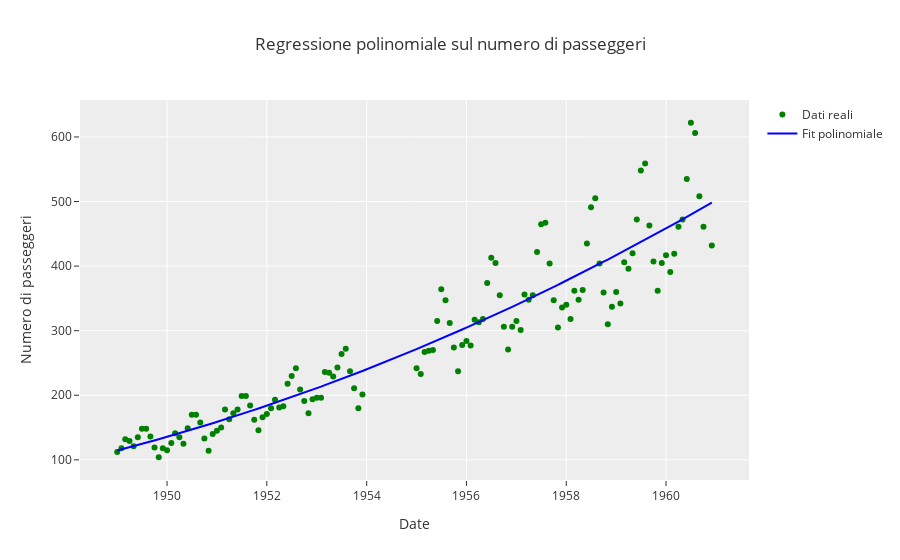

This figure's notebook cell:
### Markdown cell above
### Es 1
Hai a disposizione un file `data.csv` contenente dati mensili di passeggeri con due colonne:

- `date`: data in formato `YYYY-MM` (mese/anno)
- `passengers`: numero di passeggeri per quel mese


Costruisci un modello di **regressione polinomiale** che approssima l’andamento del numero di passeggeri nel tempo.

1. Carica il dataset.
2. Convertilo in un formato numerico utilizzando una colonna `mese_numerico` che conti i mesi a partire da gennaio 1949.
3. Applica una regressione polinomiale (grado a tua scelta).
4. Calcola l’RMSE tra i valori reali e quelli predetti.
5. Visualizza i dati reali e la curva stimata con Plotly.

### Code cell
# carico il dataset
df = pd.read_csv('data.csv')

# converto in formato numerico
df['date'] = pd.to_datetime(df['date'], format='%Y-%m')
df['mese_numerico'] = (df['date'].dt.year - 1949) * 12 + (df['date'].dt.month - 1)
df = df.dropna(subset=['passengers'])

# regressione polinomiale di grado 2
x = df['mese_numerico'].values
y = df['passengers'].values

coeffs = np.polyfit(x, y, deg=2)
poly = np.poly1d(coeffs)
y_pred = poly(x)

# calcolo RMSE tra valori reali e predetti
rmse = root_mean_squared_error(y, y_pred)
print(f'RMSE = {rmse:.2f}')

# plot
fig = go.Figure()

fig.add_trace(go.Scatter(
    x=df['date'], 
    y=y, 
    mode='markers',
    name='Dati reali', 
    marker=dict(color='green')
))

fig.add_trace(go.Scatter(
    x=df['date'],
    y=y_pred,
    mode='lines',
    name='Fit polinomiale',
    line=dict(color='blue')
))

fig.update_layout(
    title='Regressione polinomiale sul numero di passeggeri',
    xaxis_title='Date',
    yaxis_title='Numero di passeggeri',
    template='ggplot2'
)

fig.show()

### Figure 1 — Plotly figure (JSON) as saved in the notebook; plotly's stock layout.template omitted (floating-point values rounded to 4 significant figures; data arrays with more than 128 entries replaced by an {"elided": "..."} marker saying what was removed)
{"data": [{"marker": {"color": "green"}, "mode": "markers", "name": "Dati reali", "type": "scatter", "x": {"elided": "131 str values"}, "y": {"elided": "131 float values"}}, {"line": {"color": "blue"}, "mode": "lines", "name": "Fit polinomiale", "type": "scatter", "x": {"elided": "131 str values"}, "y": {"elided": "131 float values"}}], "layout": {"title": {"text": "Regressione polinomiale sul numero di passeggeri"}, "xaxis": {"title": {"text": "Date"}}, "yaxis": {"title": {"text": "Numero di passeggeri"}}}}
